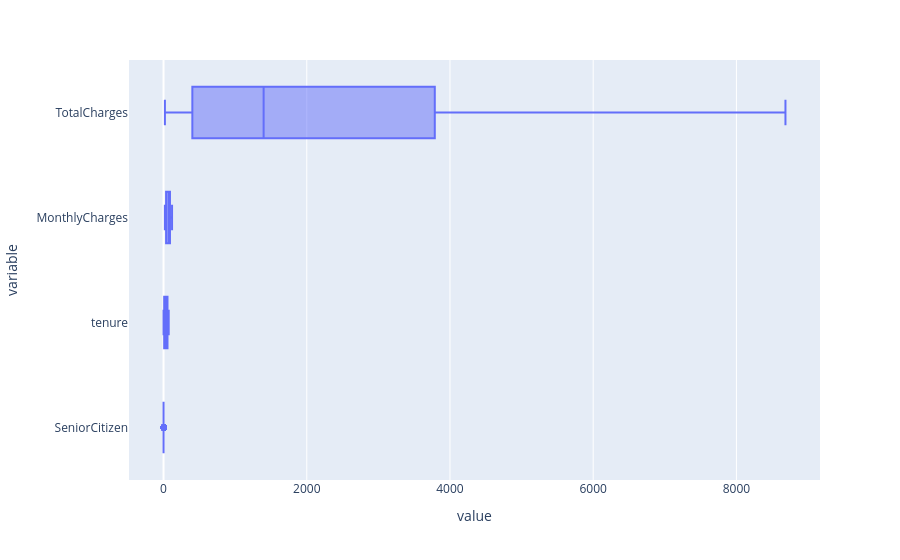

The notebook cell saved with this chart:
### Markdown cell above
### `Visualizing the outlier`

### Code cell
figure = px.box(churn.select_dtypes(include=['number']), orientation='h')

figure.show()

### Figure 1 — Plotly figure (JSON) as saved in the notebook; plotly's stock layout.template omitted (floating-point values rounded to 4 significant figures; data arrays with more than 128 entries replaced by an {"elided": "..."} marker saying what was removed)
{"data": [{"alignmentgroup": "True", "hovertemplate": "value=%{x}<br>variable=%{y}<extra></extra>", "legendgroup": "", "marker": {"color": "#636efa"}, "name": "", "notched": false, "offsetgroup": "", "orientation": "h", "showlegend": false, "type": "box", "x": {"elided": "28172 float values"}, "x0": " ", "xaxis": "x", "y": {"elided": "28172 str values"}, "y0": " ", "yaxis": "y"}], "layout": {"boxmode": "group", "legend": {"tracegroupgap": 0}, "margin": {"t": 60}, "xaxis": {"anchor": "y", "domain": [0, 1], "title": {"text": "value"}}, "yaxis": {"anchor": "x", "domain": [0, 1], "title": {"text": "variable"}}}}
